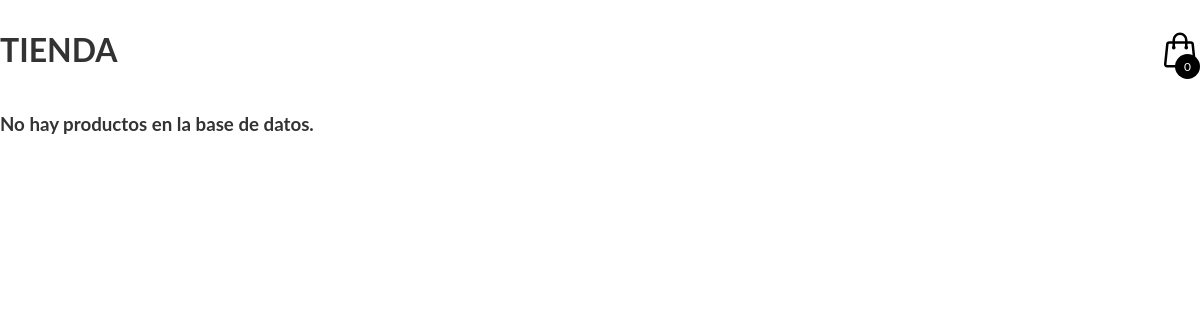
/pedido.php, run on an earlier commit of the app's database.
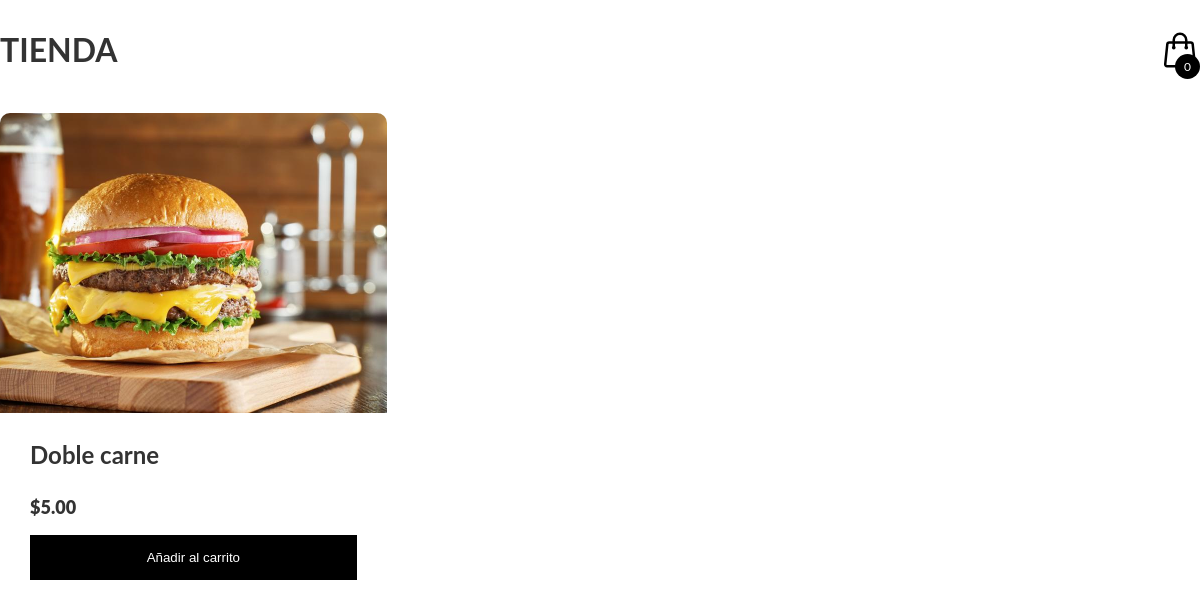
And on a later commit of the database.
### tables this page shows
CREATE TABLE `productos_finales` (
  `id` int(11) NOT NULL,
  `nombre` varchar(255) NOT NULL,
  `precio` decimal(10,2) NOT NULL,
  `imagen` longblob DEFAULT NULL
);

### pedido.php (the view, shortened to what this page needs)
<?php
include("connection.php");
?>
<!DOCTYPE html>
<html lang="es">
<head>
    <link rel="stylesheet" href="styles.css"> </head>
<body>
    <header>
        <h1>TIENDA</h1>
        <div class="container-icon">
    <div class="container-cart-icon">
        <div class="count-products">
            <span id="contador-productos">0</span>
        </div>
    </div>
</div>
        </header>
    <div class="container-items">
        <?php
        $query = mysqli_query($conn, "SELECT * FROM productos_finales");
        if(mysqli_num_rows($query) > 0){
            while($p = mysqli_fetch_assoc($query)){
                ?>
                <div class="item">
                    <figure>
                    <img src="img/<?php echo $p['imagen']; ?>" alt="Hamburguesa">
                    </figure>
                    <div class="info-product">
                        <h2><?php echo $p['nombre']; ?></h2>
                        <p class="price">$<?php echo $p['precio']; ?></p>
                        <button class="btn-add-cart">Añadir al carrito</button>
                    </div>
                </div>
                <?php
            }
        } else {
            echo "<h3>No hay productos en la base de datos.</h3>";
        }
        ?>
    </div>
</body>
</html>

### styles.css (style rules this page uses)
*::after, *::before, * { margin: 0; padding: 0; box-sizing: border-box; }
body { margin: 0 auto; max-width: 1200px; font-family: 'Lato'; color: #333; }
.icon-cart { width: 40px; height: 40px; stroke: #000; }
img { max-width: 100%; }
header { display: flex; justify-content: space-between; padding: 30px 0 40px 0; }
.container-icon { position: relative; }
.count-products { position: absolute; top: 55%; right: 0; background-color: #000; color: #fff; width: 25px; height: 25px; display: flex; justify-content: center; align-items: center; border-radius: 50%; }
#contador-productos { font-size: 12px; }
.container-items { display: grid; grid-template-columns: repeat(3, 1fr); gap: 20px; }
.item { border-radius: 10px; }
.item img { width: 100%; height: 300px; object-fit: cover; border-radius: 10px 10px 0 0; transition: all .5s; }
.item figure { overflow: hidden; }
.info-product { padding: 15px 30px; line-height: 2; display: flex; flex-direction: column; gap: 10px; }
.price { font-size: 18px; font-weight: 900; }
.info-product button { border: none; background: none; background-color: #000; color: #fff; padding: 15px 10px; cursor: pointer; }

What changed in the data, as far as the page shows it:
added productos_finales: imagen (picture), nombre "Doble carne", precio "5.00"
Also different on the page:
text no longer shown: "No hay productos en la base de datos."
